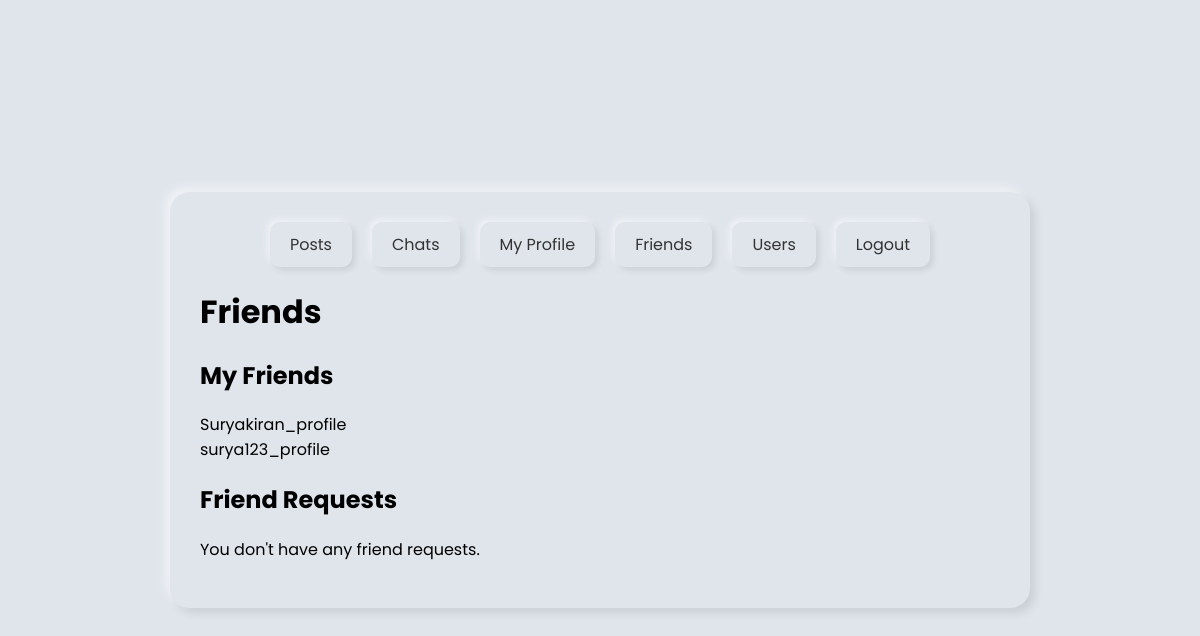
The page /profile/friends/ (signed in) on the database as committed earlier.
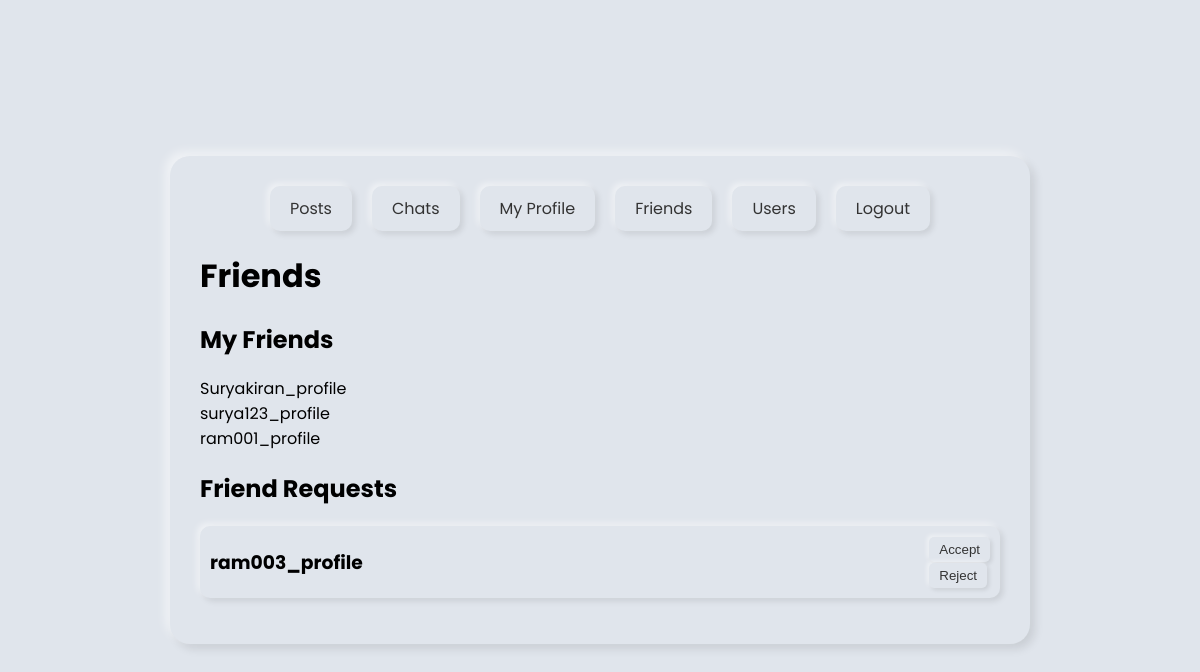
The same page on the database as committed later.
### inst_profile/models.py (models this page shows, shortened)
class Profile(models.Model):
    user = models.OneToOneField(User, on_delete=models.CASCADE)
    username = models.CharField(max_length=50, unique=True)
    date_of_birth = models.DateField(null=True,blank=True)
    photo = models.ImageField(upload_to='profile_photos', null=True, blank=True)
    friends = models.ManyToManyField('self', blank=True, symmetrical=False)

class FriendRequest(models.Model):
    from_user = models.ForeignKey(
        Profile, related_name='sent_friend_requests', on_delete=models.CASCADE
    )
    to_user = models.ForeignKey(
        Profile, related_name='received_friend_requests', on_delete=models.CASCADE
    )
    created_at = models.DateTimeField(auto_now_add=True)
    accepted = models.BooleanField(default=False)
    class Meta:
        unique_together = ('from_user', 'to_user')

### inst_profile/views.py (the view)
# urls.py: path('friends/', views.friends, name='friends'),
@login_required(login_url='/login')
def friends(request):
    profile = request.user.profile
    received_friend_requests = FriendRequest.objects.filter(to_user=profile, accepted=False)
    return render(request, 'friends.html', {'received_friend_requests': received_friend_requests})

### templates/friends.html (shortened to what this page needs)
{% extends 'base.html' %}
{% block content %}
  <h1>Friends</h1>
  <h2>My Friends</h2>
  {% if user.profile.friends.all %}
    <ul>
      {% for friend in user.profile.friends.all %}
        <li>{{ friend.username }}</li>
      {% endfor %}
    </ul>
  {% else %}
    <p>You don't have any friends yet.</p>
  {% endif %}
  <h2>Friend Requests</h2>
  {% if received_friend_requests %}
    <ul>
      {% for friend_request in received_friend_requests %}
        <li>
          <div class="friend-request-card">
            <div class="friend-request-info">
              <h3>{{ friend_request.from_user.username }}</h3>
            </div>
            <div class="friend-request-actions">
              <form method="post" action="{% url 'accept_friend_request' friend_request.id %}">
                <button type="submit" class="accept-friend-request">Accept</button>
              </form>
              <form method="post" action="{% url 'reject_friend_request' friend_request.id %}">
                <button type="submit" class="reject-friend-request">Reject</button>
              </form>
            </div>
          </div>
        </li>
      {% endfor %}
    </ul>
  {% else %}
    <p>You don't have any friend requests.</p>
  {% endif %}
{% endblock %}

Rows that differ between the two databases and show on the page:
added Profile: username "ram001_profile"
added FriendRequest: from_user.username "ram003_profile"
Other text that changed with them:
text no longer shown: "You don't have any friend requests."
